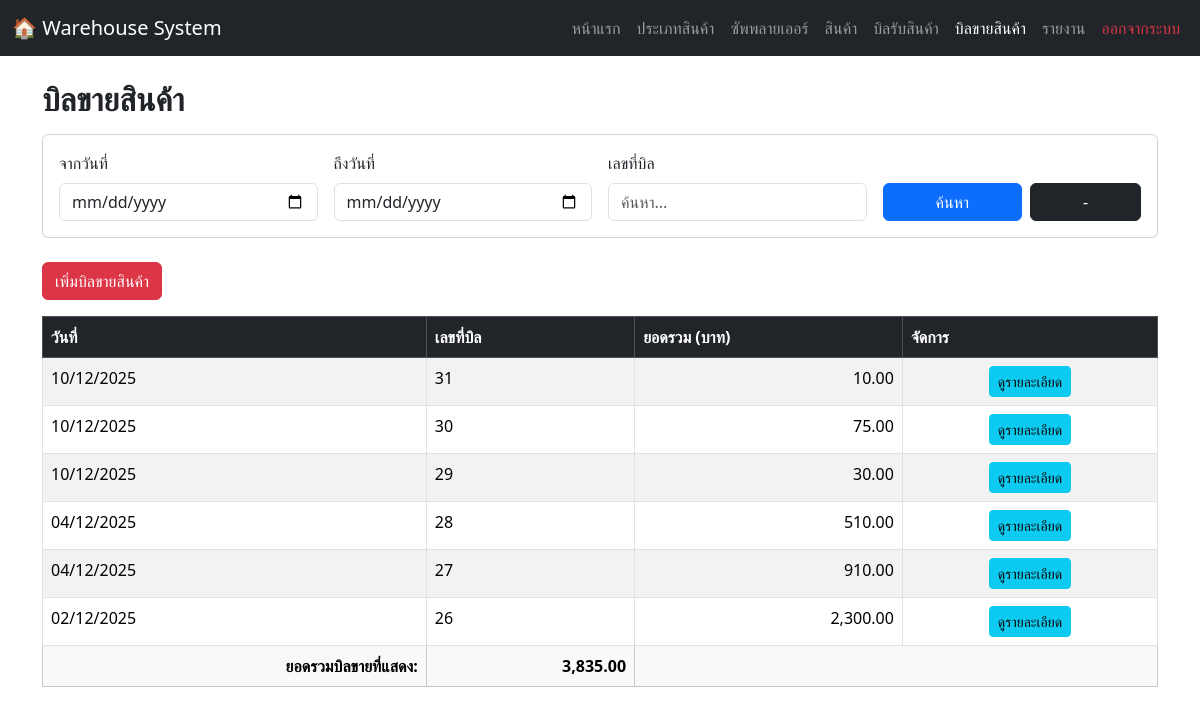
Page /warehouse_sale.php (signed in) on the committed database.
### tables this page shows
CREATE TABLE `sales` (
  `sale_id` int(11) NOT NULL,
  `user_id` int(11) DEFAULT NULL,
  `sale_date` date DEFAULT NULL,
  `total_amount` decimal(12,2) DEFAULT NULL
);

### warehouse_sale.php (the view, shortened to what this page needs)
<?php
include 'connection.php';
$start_date = $_GET['start_date'] ?? '';
$end_date   = $_GET['end_date'] ?? '';
$search_term = $_GET['search_term'] ?? '';
$sql = "
    SELECT
        s.sale_id AS bill_id,
        s.sale_id AS bill_number,
        s.sale_date AS bill_date,
        s.total_amount,
        'ลูกค้าทั่วไป' AS party_name
    FROM sales s
    WHERE 1=1
";
$sql .= " ORDER BY bill_date DESC, bill_id DESC";
$stmt = $conn->prepare($sql);
$stmt->execute();
$result = $stmt->get_result();
$total_out = 0;
$bills_out = [];
if ($result->num_rows > 0) {
    while ($row = $result->fetch_assoc()) {
        $bills_out[] = $row;
        $total_out += $row['total_amount'];
    }
}
?>
<!DOCTYPE html>
<html lang="th">
<head>
<link href="https://cdn.jsdelivr.net/npm/bootstrap@5.3.2/dist/css/bootstrap.min.css" rel="stylesheet">
</head>
<body>
<nav class="navbar navbar-expand-lg navbar-dark bg-dark">
  <div class="container-fluid">
    <a class="navbar-brand" href="#">🏠 Warehouse System</a>
    <div class="collapse navbar-collapse">
      <ul class="navbar-nav ms-auto">
        <li class="nav-item"><a class="nav-link" href="homepage.php">หน้าแรก</a></li>
        <li class="nav-item"><a class="nav-link" href="categories.php">ประเภทสินค้า</a></li>
        <li class="nav-item"><a class="nav-link" href="suppliers.php">ซัพพลายเออร์</a></li>
        <li class="nav-item"><a class="nav-link" href="products.php">สินค้า</a></li>
        <li class="nav-item"><a class="nav-link" href="warehouse_page.php">บิลรับสินค้า</a></li>
        <li class="nav-item"><a class="nav-link active" href="warehouse_sale.php">บิลขายสินค้า</a></li>
        <li class="nav-item"><a class="nav-link" href="report.php">รายงาน</a></li>
        <li class="nav-item"><a class="nav-link text-danger" href="logout.php">ออกจากระบบ</a></li>
      </ul>
    </div>
  </div>
</nav>
<div class="container mt-4 mb-5">
  <h2 class="fw-bold mb-3">บิลขายสินค้า</h2>
  <form method="GET" class="card card-body mb-4">
    <div class="row g-3 align-items-end">
      <div class="col-md-3">
        <label class="form-label">จากวันที่</label>
        <input type="date" name="start_date" class="form-control"
               value="<?= htmlspecialchars($start_date) ?>">
      </div>
      <div class="col-md-3">
        <label class="form-label">ถึงวันที่</label>
        <input type="date" name="end_date" class="form-control"
               value="<?= htmlspecialchars($end_date) ?>">
      </div>
      <div class="col-md-3">
        <label class="form-label">เลขที่บิล</label>
        <input type="text" name="search_term" class="form-control"
               placeholder="ค้นหา..." value="<?= htmlspecialchars($search_term) ?>">
      </div>
      <div class="col-md-3 d-flex gap-2">
        <button class="btn btn-primary flex-grow-1" type="submit">ค้นหา</button>
        <a href="warehouse_sale.php" class="btn btn-dark flex-grow-1">-</a>
      </div>
    </div>
  </form>
  <a href="stock_out_add.php" class="btn btn-danger mb-3">เพิ่มบิลขายสินค้า</a>
  <table class="table table-bordered table-striped">
    <thead class="table-dark">
      <tr>
        <th>วันที่</th>
        <th>เลขที่บิล</th>
        <th>ยอดรวม (บาท)</th>
        <th>จัดการ</th>
      </tr>
    </thead>
    <tbody>
      <?php if (!empty($bills_out)): ?>
        <?php foreach ($bills_out as $row): ?>
        <tr>
          <td><?= date("d/m/Y", strtotime($row['bill_date'])) ?></td>
          <td><?= htmlspecialchars($row['bill_number']) ?></td>
          <td class="text-end"><?= number_format($row['total_amount'], 2) ?></td>
          <td class="text-center">
            <a href="sale_detail.php?sale_id=<?= $row['bill_id'] ?>"
               class="btn btn-sm btn-info">ดูรายละเอียด</a>
          </td>
        </tr>
        <?php endforeach; ?>
      <?php else: ?>
        <tr><td colspan="4" class="text-center text-muted">ไม่พบข้อมูล</td></tr>
      <?php endif; ?>
    </tbody>
    <tfoot>
      <tr class="table-light">
        <th class="text-end">ยอดรวมบิลขายที่แสดง:</th>
        <th class="text-end"><?= number_format($total_out, 2) ?></th>
        <th colspan="2"></th>
      </tr>
    </tfoot>
  </table>
</div>
</body>
</html>

### rows in the picture
sales: sale_date "10/12/2025", sale_id "31", total_amount "10.00"
sales: sale_date "10/12/2025", sale_id "30", total_amount "75.00"
sales: sale_date "10/12/2025", sale_id "29", total_amount "30.00"
sales: sale_date "04/12/2025", sale_id "28", total_amount "510.00"
sales: sale_date "04/12/2025", sale_id "27", total_amount "910.00"
sales: sale_date "02/12/2025", sale_id "26", total_amount "2,300.00"

### other values in the picture
$total_out "3,835.00"
